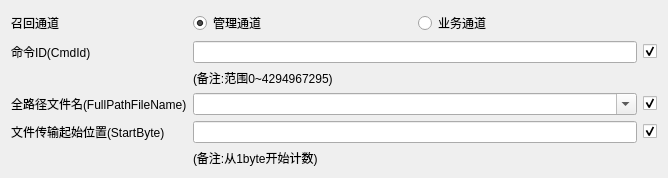
<?xml version="1.0" encoding="UTF-8"?>
<ui version="4.0">
 <class>CTcpEdgeTestDataView_FileGet</class>
 <widget class="QWidget" name="CTcpEdgeTestDataView_FileGet">
  <property name="geometry">
   <rect>
    <x>0</x>
    <y>0</y>
    <width>668</width>
    <height>171</height>
   </rect>
  </property>
  <property name="windowTitle">
   <string>CTcpEdgeTestDataView_TimeReadReq</string>
  </property>
  <layout class="QGridLayout" name="gridLayout">
   <item row="3" column="0">
    <widget class="QLabel" name="label_5">
     <property name="text">
      <string>全路径文件名(FullPathFileName)</string>
     </property>
    </widget>
   </item>
   <item row="1" column="1">
    <widget class="QLineEdit" name="_CmdId_"/>
   </item>
   <item row="1" column="2">
    <widget class="QCheckBox" name="__CmdId__">
     <property name="text">
      <string/>
     </property>
     <property name="checked">
      <bool>true</bool>
     </property>
    </widget>
   </item>
   <item row="4" column="2">
    <widget class="QCheckBox" name="__StartByte__">
     <property name="text">
      <string/>
     </property>
     <property name="checked">
      <bool>true</bool>
     </property>
    </widget>
   </item>
   <item row="3" column="2">
    <widget class="QCheckBox" name="__FullPathFileName__">
     <property name="text">
      <string/>
     </property>
     <property name="checked">
      <bool>true</bool>
     </property>
    </widget>
   </item>
   <item row="4" column="1">
    <widget class="QLineEdit" name="_StartByte_"/>
   </item>
   <item row="4" column="0">
    <widget class="QLabel" name="label_6">
     <property name="text">
      <string>文件传输起始位置(StartByte)</string>
     </property>
    </widget>
   </item>
   <item row="1" column="0">
    <widget class="QLabel" name="label_4">
     <property name="text">
      <string>命令ID(CmdId)</string>
     </property>
    </widget>
   </item>
   <item row="5" column="1">
    <widget class="QLabel" name="label_2">
     <property name="text">
      <string>(备注:从1byte开始计数)</string>
     </property>
    </widget>
   </item>
   <item row="2" column="1">
    <widget class="QLabel" name="label">
     <property name="text">
      <string>(备注:范围0~4294967295)</string>
     </property>
    </widget>
   </item>
   <item row="3" column="1">
    <widget class="QComboBox" name="_FullPathFileName_">
     <property name="editable">
      <bool>true</bool>
     </property>
    </widget>
   </item>
   <item row="0" column="0">
    <widget class="QLabel" name="labelChannel">
     <property name="text">
      <string>召回通道</string>
     </property>
    </widget>
   </item>
   <item row="0" column="1">
    <layout class="QHBoxLayout" name="horizontalLayout">
     <item>
      <widget class="QRadioButton" name="rdMngrChannel">
       <property name="text">
        <string>管理通道</string>
       </property>
       <property name="checked">
        <bool>true</bool>
       </property>
      </widget>
     </item>
     <item>
      <widget class="QRadioButton" name="rdDataChannel">
       <property name="text">
        <string>业务通道</string>
       </property>
      </widget>
     </item>
    </layout>
   </item>
  </layout>
 </widget>
 <layoutdefault spacing="6" margin="11"/>
 <resources/>
 <connections/>
</ui>
